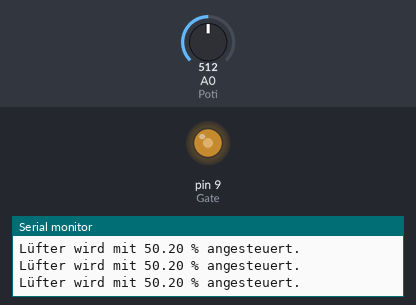
This sketch was run on a simulated Arduino Uno, built with avr-gcc and run on an emulated ATmega328P. Parts: output pins drawn as LEDs (lit = HIGH), the last lines printed to the serial monitor. The test bench sets the inputs (shaded band); at power-on: A0 (Poti) = 512.

Above: at 1.2 s.
1.3 s: A0 (Poti) set to 110
At 2.3 s:
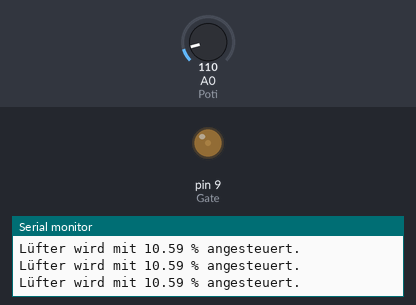
2.8 s: A0 (Poti) set to 97
At 3.7 s:
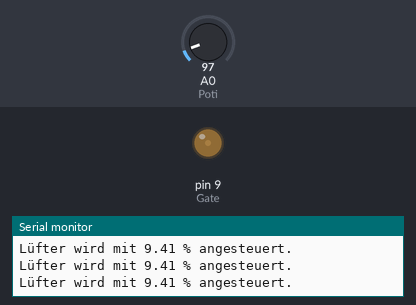
5.8 s: A0 (Poti) set to 716
At 7.0 s:
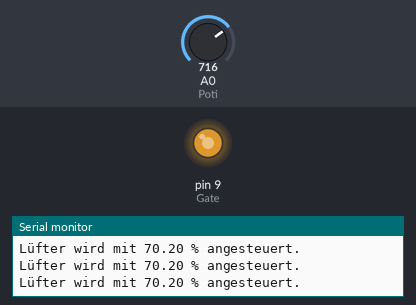
7.3 s: A0 (Poti) set to 1006
At 8.3 s:
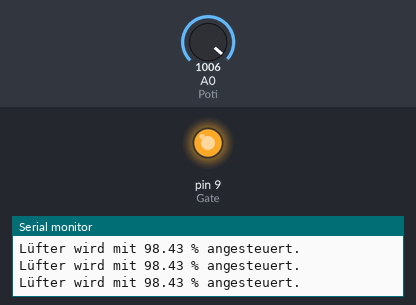
8.8 s: A0 (Poti) set to 1020
At 9.4 s:
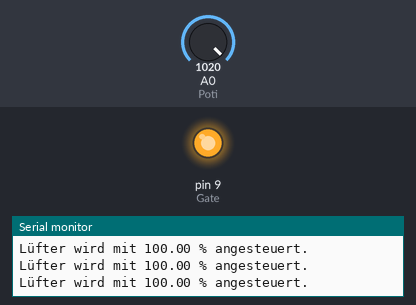
11.8 s: A0 (Poti) set to 0
At 13.0 s:
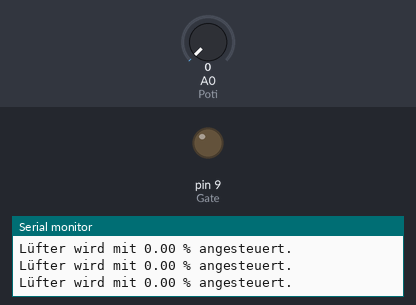
Timing chart, 0 to 14.3 s (numbered marks = the images above; inputs shaded):
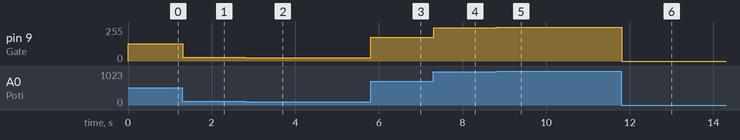

Measured:
- after the input at 1.3 s, pin 9 (Gate): 128/255 → 27/255 at once
- after the input at 2.8 s, pin 9 (Gate): 27/255 → 24/255 at once
- after the input at 5.8 s, pin 9 (Gate): 24/255 → 179/255 at once
- after the input at 7.3 s, pin 9 (Gate): 179/255 → 251/255 at once
- after the input at 8.8 s, pin 9 (Gate): 251/255 → 255/255 at once
- after the input at 11.8 s, pin 9 (Gate): 255/255 → 0/255 at once

The sketch:

Control_fan_with_PWM.ino
```cpp
// Lüfter mit Poti, Arduino Uno und MOSFET steuern

const int Gate = 9; // Digitalen (und PWM fähigen) Pin 9 am Arduino für MOSFET Ansteuerung festlegen
const int Poti = A0; // Einlesen des Spannungswertes am Potentiometer
int potiWert = 0; // Poti-Wert initial auf 0 setzen
float potiWertAnzeige = 0; // Variable für seriellen Monitor definieren

void setup() {
  // put your setup code here, to run once:

  pinMode(Gate,OUTPUT);
  Serial.begin(9600); // Festlegung der Datenrate in Bit pro Sekunde (Baud) für die serielle Datenübertragung, muss dann am seriellen Monitor rechts unten auch eingestellt werden
  Serial.println("Lüftersteuerung Programmstart");

}


void loop() {
  // put your main code here, to run repeatedly:

  potiWert = analogRead(Poti)/4; // analogRead liest Werte beim Uno zwischen 0 und 1023 ein, analog Write gibt jedoch nur Werte zwischen 0 und 255 aus
  analogWrite(Gate, potiWert); // Am Pin 9 das PWM Signal zur MOSFET Ansteuerung ausgeben
  potiWertAnzeige =((float)potiWert/255.0)*100.0; // Umrechnung des AnalogWrite Wertes in Prozent, also quasi "Ansteuerungsgrad" des Lüfters
  Serial.print("Lüfter wird mit "); // Am seriellen Monitor den aktuell eingelesenen Poti-Wert ausgeben (serieller Monitor lässt sich in der Arduino Oberfläche rechts oben öffnen)
  Serial.print(potiWertAnzeige);
  Serial.println(" % angesteuert.");
}
```
